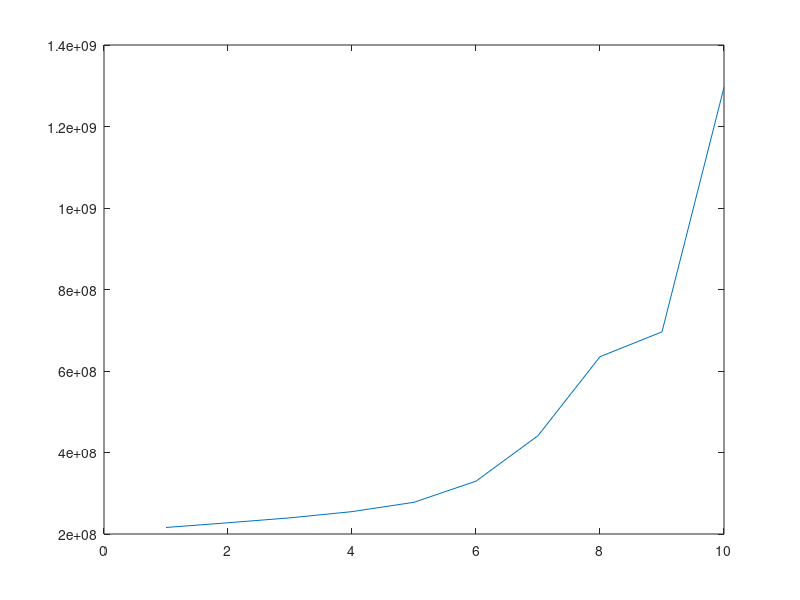
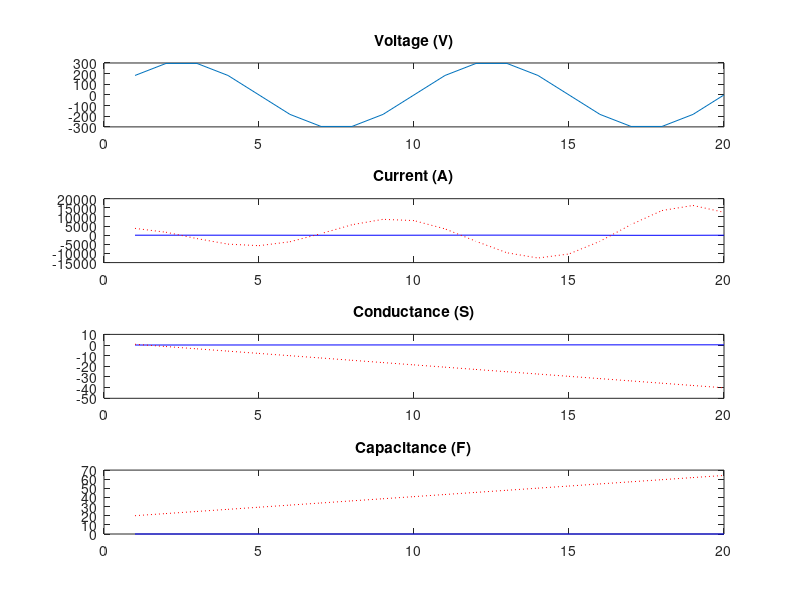

The MATLAB script that drew these images, in order:
#최소 제곱법을 통해서 근사화 시킴

clear all;
close all;
clc;

EpochMax = 10;
solvRate = 0.1;
Cycl = 2;       # 주기 수
Len = 20;     # 데이터 길이
Vp = 311;       # 전압 진폭
w = 2*pi*Cycl/Len;

n = linspace(1,Len,Len); # 샘플번호

%N차 다항식 계수 참 값
a_t = [ 0.01 0.01 ];
b_t = [ 10^-6 10^-6 ];
#미지수 갯수
vars_num = length(a_t) + length(b_t);

V = Vp*sin(w*n);         # 측정 전압
dVdn = w*Vp*cos(w*n);

G_t = polyval(a_t, n);         # G 참 값
C_t = polyval(b_t, n);         # C 참 값
dCdn = polyval(polyder(b_t), n);

I = (G_t + dCdn).*V + C_t.*dVdn;   # 측정 전류

# 입력 데이터
# 1) 전압 V, dVdn
# 2) 전류 I
# 출력 데이터
# 1) 컨덕턴스 Gr
# 2) 캐패시턴스 Cr
# 3) 오차율(참 값: G, C, 측정 값: Gr, Cr)

function ret = Current(idx, v, dvdn, g, c, dcdn, samples)
  ret = ( g(idx) + dcdn(idx) ) * v(idx) + c(idx) * dvdn(idx);
endfunction

function ret = Error(i, v, dvdn, g, c, dcdn, samples)
  ret = 0;
  for m=1:1:samples
    val = Current(m, v, dvdn, g, c, dcdn, samples);
    err = i(m) - val;
    ret += err*err/samples;
  endfor
endfunction

function [g, c, dcdn] = refreshValues(a, b, samples)
  x = 1:1:samples;
  g = polyval(a, x);         # G 참 값
  c = polyval(b, x);         # C 참 값
  dcdn = polyval(polyder(b), x);
endfunction

function ret = dEda_k(p, i, v, dvdn, g, c, dcdn, samples, nth)
  ret = 0;
  pn = nth-p;
  err = i - (g + dcdn).*v + c.*dvdn
  for m=1:1:samples
    val = Current(m, v, dvdn, g, c, dcdn, samples);
    ret += -2*err(m)*(m^pn*v(m))/samples;
  endfor
endfunction

function ret = dEdb_k(p, i, v, dvdn, g, c, dcdn, samples, nth)
  ret = 0;
  pn = nth-p;
  err = i - (g + dcdn).*v + c.*dvdn;
  for m=1:1:samples
    val = Current(m, v, dvdn, g, c, dcdn, samples);
    ret += -2*err(m)*(pn*m^(pn-1)*v(m)+m^pn*dvdn(m))/samples;
  endfor
endfunction

a_r = ones(size(a_t));
b_r = ones(size(b_t));
a_r0 = ones(size(a_t));
b_r0 = ones(size(b_t));

a_r(1) = 1;
a_r(2) = 1;
b_r(1) = 1;
b_r(2) = 1;

figure(1);
errt = [];
for epoch=1:1:EpochMax
  [G_r, C_r, dC_r] = refreshValues(a_r, b_r, Len);
  I_r = (G_r + dC_r).*V + C_r.*dVdn;
  if epoch > 2
    if(errt(length(errt)-1) == 0)
      break;
    end
    if(( abs( errt(length(errt)) - errt(length(errt)-1) ) / errt(length(errt)-1) )*100 < 0.01)
      break;
    end
  end
  nth = length(a_r);
  Err = Error(I, V, dVdn, G_r, C_r, dC_r, Len);

  for p=1:1:nth
    dEda_r_el = dEda_k(p, I, V, dVdn, G_r, C_r, dC_r, Len, nth);
    dEdb_r_el = dEdb_k(p, I, V, dVdn, G_r, C_r, dC_r, Len, nth);

     a_r(p) -= Err/dEda_r_el*solvRate;
     b_r(p) -= Err/dEdb_r_el*solvRate;
  endfor

  errt = [errt sum((I - I_r).*(I - I_r))];
  plot(errt);
  drawnow;
endfor


inputGraph = figure(2);
subplot(4,1,1);
plot(n,V);
title('Voltage (V)');
subplot(4,1,2);
plot(n,I, 'b', n, I_r, 'r:');
title('Current (A)');
subplot(4,1,3);
plot(n, G_t, 'b', n, G_r, 'r:');
title('Conductance (S)');
subplot(4,1,4);
plot(n, C_t, 'b', n, C_r, 'r:');
title('Capacitance (F)');





